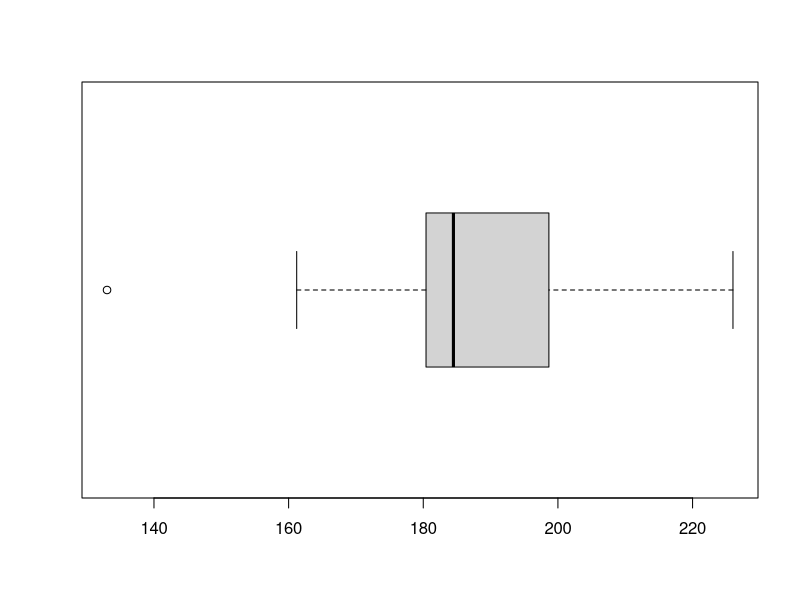
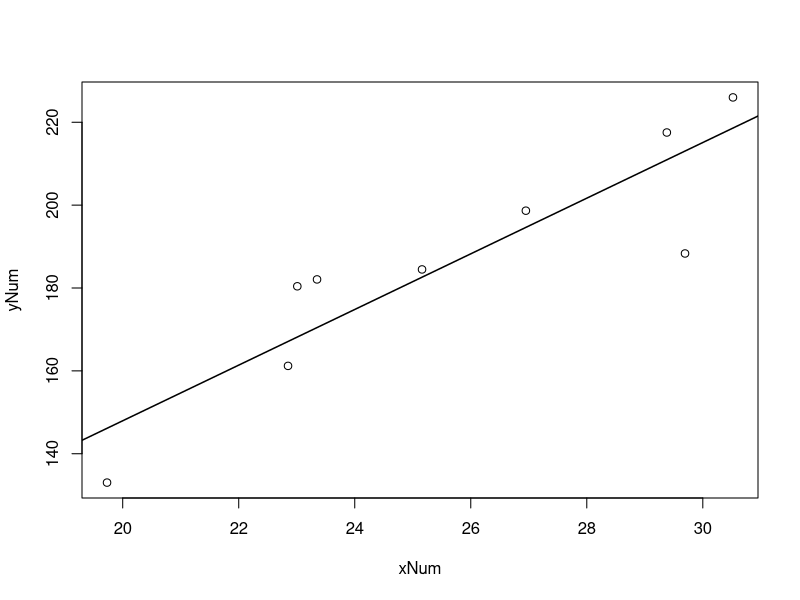

Write R code to recreate these figures, in order.

######################
#Ejercicio 2
######################

xNum <- c(19.73,29.38,22.85,26.95,30.52,23.35,29.69355,23.01,25.16)
yNum <- c(133.03,217.53,161.20,198.66,226.00,182.07,188.33,180.41,184.48)
# a. Tipo de variable?
# Se esta usando una variable discreta, ya que lo que tenemos es una tabla de valores finitos.

# b. Calcular tiempo(y) y tamaño(x) medio 
xM = sum(xNum)/length(xNum)
yM = mean(yNum)

# c. Desviacion tipica de las 2 variables

#varianzas poblacionales
xVar = sum((xNum - xM)^2) / length(xNum)
yVar = sum((yNum - yM)^2) / length(yNum)

#desv. estandar poblacionales
xSd = sqrt(xVar)
ySd = sqrt(yVar)

# d. Representar los tiempos en un diagrama de cajas
boxplot(yNum, horizontal = TRUE)

# e. Representar los datos en un diagrama de puntos. Calcular  covarianza poblacional.
plot(xNum,yNum)
covPobl = sum(xNum * yNum)/length(xNum) - xM * yM

# f. Calcular y representar la recta de correlacion.
rectaRegresion = lm(yNum~xNum)
abline(rectaRegresion, lwd=1.5)

# g. Utilizar el modelo anterior para calcular el tiempo necesario para una x = 27
sprintf ("La prediccion para 27Mb es de %.4fs", predict(rectaRegresion, data.frame(xNum = 27)))


######################
#Ejercicio 4
######################
# a. Calcular valor de k para que f sea funcion de densidad
func <- function(x, k=1){k*x^2}
z <- integrate(func, lower=0, upper=1)
1/z$value # como k * z == 1, podemos sacar el valor de k diviendo 1/valor de integral

# b. Calcular funcion de distribucion de X
#func <- function(x, k=1/z$value){k*x^2}
#integrate(func, lower=0, upper=t)

integrand <- function(t) {3*t^2}
integral <- Vectorize(function(x) integrate(integrand, lower = 0, upper = x)$value)

# c. Calcular P(X > 1/2)
1 - integral(1/2)

# d. Calcular EX y VAR(X)
func <- function(x){x*3*x^2}
ex <- integrate(func, lower=0, upper=1)

func <- function(x){x^2*3*x^2}
ex2 <- integrate(func, lower=0, upper=1)

varX = as.numeric(ex2[1]) - (as.numeric(ex[1]))^2

# e. Si tenemos 150 observaciones de X, calcular la probabilidad de que al menos 135 sean mayores de 1/2
p = 7/8
m = 150*p 
q = 1 - p
s2 = 150*p*q
s = sqrt(s2)

prob = 1 - pnorm( (135 - m)/(s) )

######################
#Ejercicio 6
######################

datos <- c(595,685,640,619,604,666,608,605,604,619,587,612,632,607,586,582,636,670,638,562,593,610)

# a - Calcular el intervalo de confianza del 99% para la velocidad media
media = mean(datos)
varianza = var(datos)
sd = sd(datos)

# Al saber que n es 22, lo cual es <30 y no conocer la varianza poblacional, usaremos la t de student
# Como es bilateral usaremos 0.995 en vez de 0.99
aux = qt(0.995,21)

variacion = aux * sd/sqrt(length(datos))

upperBound = media + variacion
lowerBound = media - variacion

# b - Podemos afirmar que la velocidad media es de 640Kb/s? Plantear test de hipotesis adecuado 
# con un test de significacion del 99%

# Si suponemos que es bilateral porque queremos conseguir que nuestra velocidad sea de 640Kb/s, tendremos que
# la probabilidad es 2 * P(t21 > aux)
aux = (640-media)/(sd/sqrt(length(datos)))

#Por lo que buscaremos en la tabla la columna que esta en la fila 21 y tiene el valor mas cercano al valor de aux
aux2 = dt(aux,21)

#Y como aux2 es 0.001 que es menor que 0.0025 rechazaremos la hipotesis

